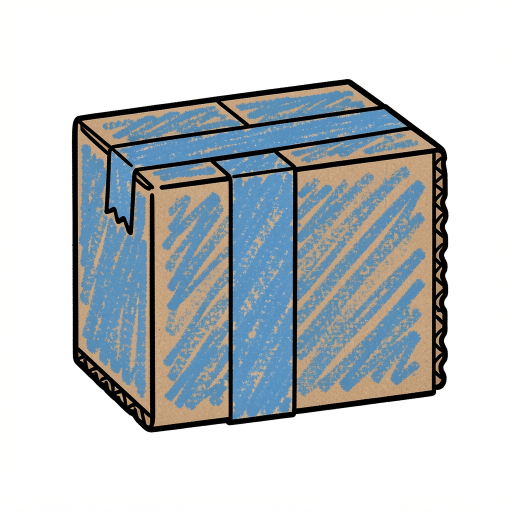
#> input picture assets/piece-box-blue-raw.png, 1024 x 1024 px (shown at 1/2 size)
$ python -i matte.py   (imports and definitions only)
#> lines starting #> are read from the running program, lines starting #| are printed output that depends on the picture; after the words box and inside, x2 and y2 are one past the last pixel; in counts of white or black regions, pixels touching at a corner belong together
#!/usr/bin/env python3
"""Border flood-fill matting: removes the solid white background from a sprite
while preserving interior white/cream regions (e.g. Poppu's body). Free, local.

Usage: matte.py IN.png OUT.png [--thresh 236] [--pad 24] [--trim]
"""
import sys, collections
from PIL import Image, ImageFilter

def matte(src, dst, thresh=236, feather=0.6, trim=True, pad=16):
#> called with src = '../assets/piece-box-blue-raw.png', dst = 'out.png', thresh = 236, feather = 0.6, trim = True, pad = 16
    im = Image.open(src).convert("RGB")
#> im is the input picture: PIL image 1024x1024 RGB; mean R, G, B 193.3, 199.4, 202.5
    w, h = im.size
#> w = 1024; h = 1024
    px = im.load()
    # alpha starts fully opaque
    alpha = [255] * (w * h)
    def is_bg(r, g, b):
        # near-white AND low saturation (so pale-cream stays if it has hue,
        # but pure white bg goes). White bg from the model is ~248-255.
        return r >= thresh and g >= thresh and b >= thresh and \
               (max(r, g, b) - min(r, g, b)) <= 14
    # BFS flood from every border pixel that is background
    q = collections.deque()
    visited = bytearray(w * h)
    def push(x, y):
        i = y * w + x
        if not visited[i]:
            r, g, b = px[x, y]
            if is_bg(r, g, b):
                visited[i] = 1
                alpha[i] = 0
                q.append((x, y))
    for x in range(w):
        push(x, 0); push(x, h - 1)
#> this loop made 1024 passes
    for y in range(h):
        push(0, y); push(w - 1, y)
#> this loop made 1024 passes
    while q:
        x, y = q.popleft()
        for dx, dy in ((1,0),(-1,0),(0,1),(0,-1)):
            nx, ny = x + dx, y + dy
            if 0 <= nx < w and 0 <= ny < h:
                push(nx, ny)
    a = Image.frombytes("L", (w, h), bytes(alpha))
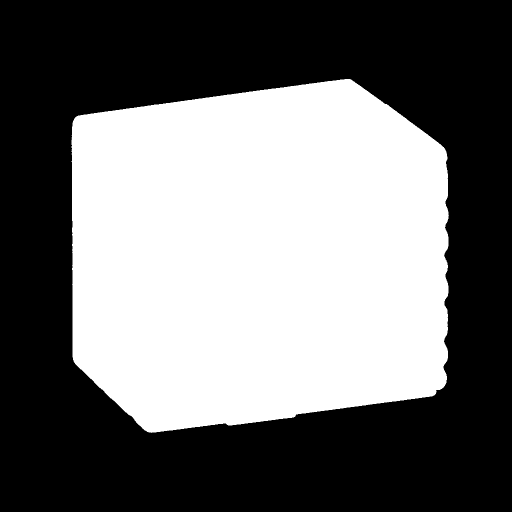
#> a: PIL image 1024x1024 L (shown at 1/2 size); 44.2% white; 1 white region, box (x1, y1, x2, y2) and area: (143, 158, 898, 866) 463962
    # feather the alpha edge slightly to kill jaggies + 1px erode to kill halo
    a = a.filter(ImageFilter.MinFilter(3))          # erode 1px -> removes white fringe
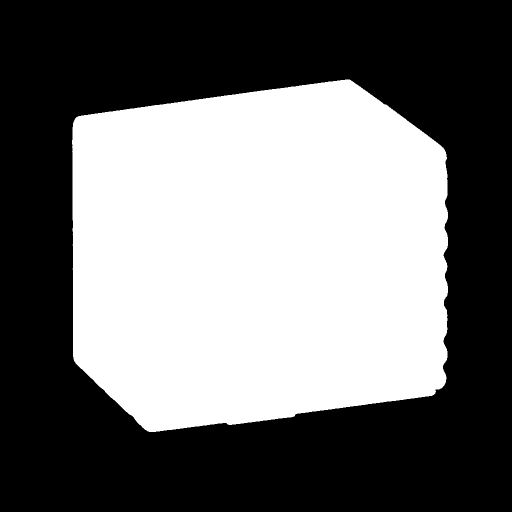
#> a: PIL image 1024x1024 L (shown at 1/2 size); 44% white; 1 white region, box (x1, y1, x2, y2) and area: (144, 159, 896, 864) 460886
    if feather:
        a = a.filter(ImageFilter.GaussianBlur(feather))
    out = im.convert("RGBA")
    out.putalpha(a)
    if trim:
        bbox = out.getbbox()
        if bbox:
            l, t, r, b = bbox
            l = max(0, l - pad); t = max(0, t - pad)
            r = min(w, r + pad); b = min(h, b + pad)
            out = out.crop((l, t, r, b))
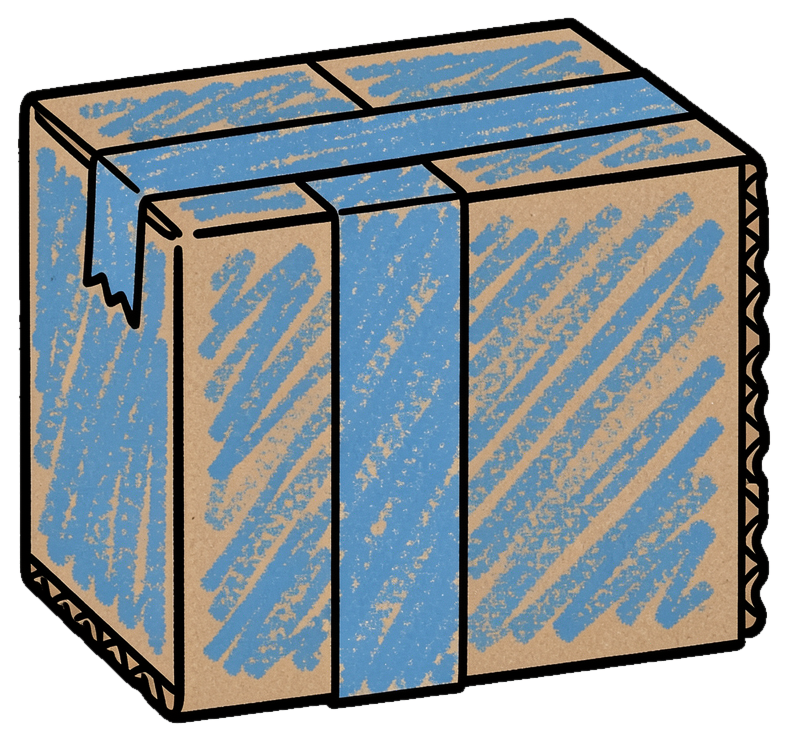
#> out: PIL image 788x741 RGBA; mean R, G, B, A 144.4, 155.2, 160.9, 201.3; transparent parts drawn white
    out.save(dst)
    return out.size

# [8 lines not run here, left out]

>>> result = matte('../assets/piece-box-blue-raw.png', 'out.png')
